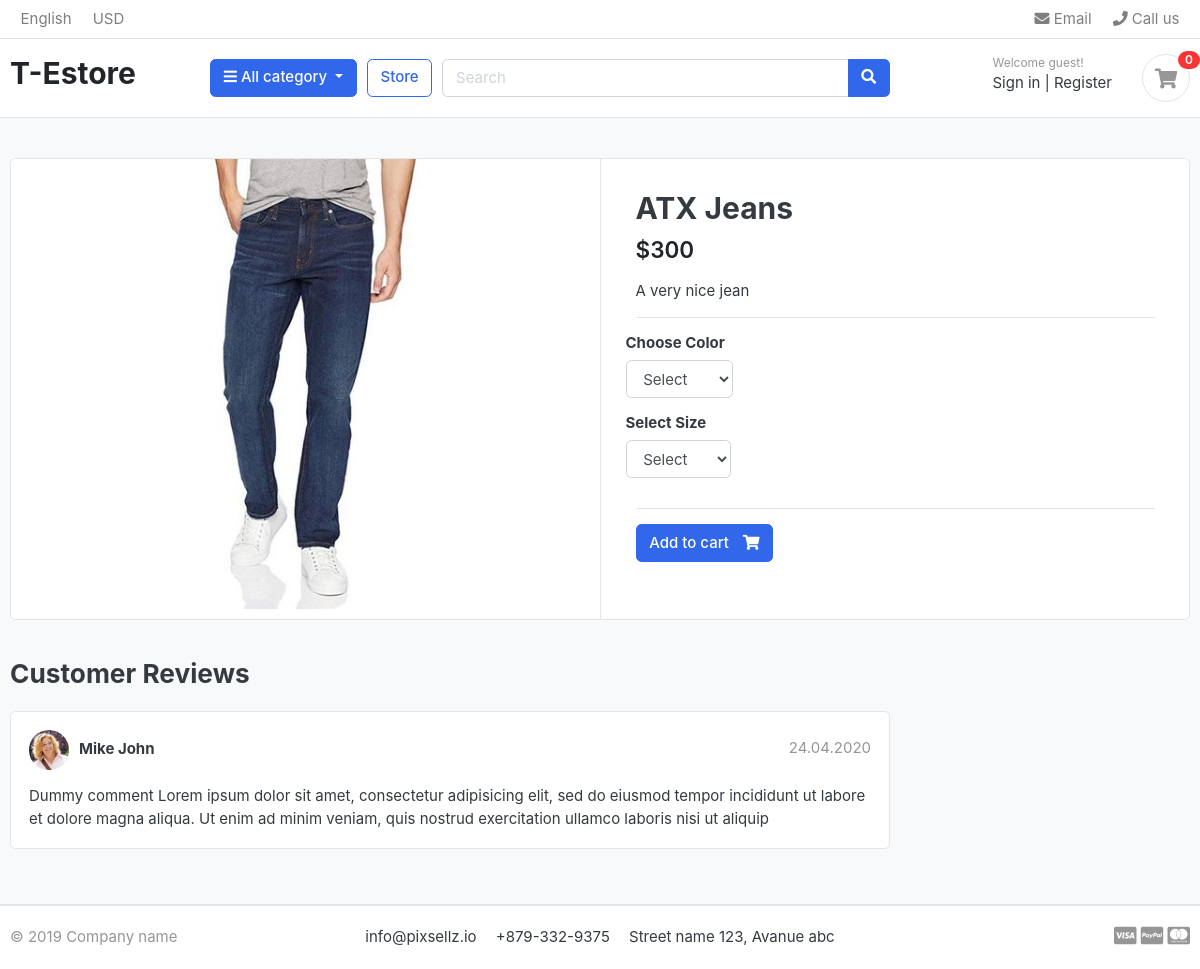
Page /store/cartegory/jeans/atx-jeans/ on the committed database.
### store/models.py (models this page shows, shortened)
class Product(models.Model):
    product_name= models.CharField(max_length=200)
    slug= models.CharField(max_length=100)
    price= models.IntegerField()
    stock=models.IntegerField()
    description= models.TextField()
    created_date=models.DateTimeField(auto_now_add=True)
    modify_date=models.DateTimeField(auto_now=True)
    is_available=models.BooleanField(default=True)
    images=models.ImageField(upload_to='photos/products')
    cartegory=models.ForeignKey(Cartegory, on_delete=models.CASCADE)

### store/views.py (the view)
# urls.py: path('cartegory/<slug:cartegory_slug>/<slug:product_slug>/', views.product_details, name='product_details'),
def product_details(request, cartegory_slug, product_slug):
    try:
        single_product = None
        single_product=Product.objects.get(cartegory__slug=cartegory_slug, slug=product_slug)
        in_cart=CartItem.objects.filter(cart__cart_id=_cart_id(request), product=single_product)
    except Product.DoesNotExist:
        pass
    context={'single_product': single_product, 'in_cart': in_cart}
    return render(request, 'store/product_details.html', context)

### cart/context_processors.py (called while the page is built)
def counters(request):
    cart_count=0
    if 'admin' in request.path:
        return {}
    else:
        try:
            cart=Cart.objects.all().filter(cart_id=_cart_id(request))
            if request.user.is_authenticated:
                cart_items=CartItem.objects.all().filter(user=request.user)
            else:
                cart_items=CartItem.objects.all().filter(cart=cart[:1])
            for cart_item in cart_items:
                cart_count+=cart_item.quantity
        except Cart.DoesNotExist:
            cart_count=0
            pass
    return dict(cart_count=cart_count)

### cart/views.py (called while the page is built)
def _cart_id(request):
    cart=request.session.session_key
    if not cart:
        cart=request.session.create()
    return cart

### cartegory/context_processor.py (called while the page is built)
def menu_links(self):
    links=Cartegory.objects.all()
    return dict(links=links)

### cartegory/models.py (called while the page is built)
    def get_url(self):
        return reverse('product_by_cartegory', args=[self.slug])

### store/models.py (called while the page is built)
    def colors(self):
        return super(VariationManager, self).filter(variation_cartegory='color', is_active=True)

    def sizes(self):
        return super(VariationManager, self).filter(variation_cartegory='size', is_active=True)

### templates/store/product_details.html (shortened to what this page needs)
{% extends 'base.html' %}
{% load static %}
{% block content %}
<section class="section-content padding-y bg">
    <div class="container">
    <div class="card">
        <div class="row no-gutters">
            <aside class="col-md-6">
    <article class="gallery-wrap">
        <div class="img-big-wrap">
           <a href="#"><img src="{{single_product.images.url}}"></a>
        </div>
    </article>
            </aside>
            <main class="col-md-6 border-left">
   <form action="{% url 'add_cart' single_product.id %}" method="POST">
    <article class="content-body">
      <h2 class="title">{{single_product.product_name}}</h2>
      <div class="mb-3">
          <var class="price h4">${{single_product.price}}</var>
      </div>
      <p>{{single_product.description}}</p>
      <hr>
          <div class="row">
              <div class="item-option-select">
                  <h6>Choose Color</h6>
                  <select name="color" id="" class="form-control" required>
                    <option value="" disabled selected>Select</option>
                   </select>
              </div>
          </div>
          <div class="row">
              <div class="item-option-select">
                  <h6>Select Size</h6>
                <select name="size" id="" class="form-control" required>
                  <option value="" disabled selected>Select</option>
                </select>
              </div>
          </div>
          <hr>
          {% if single_product.stock <= 0 %}
          <h2 class="text-danger">Out of Stock</h2>
          {% else %}
          <button type="submit" class="btn  btn-primary"> <span class="text">Add to cart</span> <i class="fas fa-shopping-cart"></i>  </button>
          {% endif %}
      </article>
   </form>
            </main>
        </div>
    </div>
    <br>
    <div class="row">
                <div class="col-md-9">
        <header class="section-heading">
            <h3>Customer Reviews </h3>
        </header>
        <article class="box mb-3">
            <div class="icontext w-100">
                <img src="{% static 'images/avatars/avatar1.jpg' %}" class="img-xs icon rounded-circle">
                <div class="text">
                    <span class="date text-muted float-md-right">24.04.2020 </span>
                    <h6 class="mb-1">Mike John </h6>
                </div>
            </div>
            <div class="mt-3">
                <p>
                    Dummy comment Lorem ipsum dolor sit amet, consectetur adipisicing elit, sed do eiusmod
                    tempor incididunt ut labore et dolore magna aliqua. Ut enim ad minim veniam,
                    quis nostrud exercitation ullamco laboris nisi ut aliquip
                </p>
            </div>
        </article>
        </div>
    </div>
    </div>
    </section>
{% endblock content %}

### static/css/ui.css (style rules this page uses)
html { font-family: "Inter", sans-serif; font-size: 15px; }
.content-body { flex: 1 1 auto; padding: 2rem 2.3rem; }
.img-xs, .img-sm, .img-md, .img-lg { -o-object-fit: cover; object-fit: cover; flex-shrink: 0; flex-grow: 0; }
.img-xs { width: 40px; height: 40px; }
.padding-y { padding-top: 40px; padding-bottom: 40px; }
var { font-style: normal; }
article:after, .form-group:after { display: block; clear: both; content: ""; }
.bg { background-color: #f8f9fa; }
.section-heading { margin-bottom: 20px; margin-top: 15px; }
p:last-child { margin-bottom: 0; }
.btn .text + i { margin-left: 10px; }
.icontext { display: inline-flex; align-items: center; vertical-align: middle; }
.icontext .text { width: 100%; line-height: 1.2; }
.icontext .icon { position: relative; margin-right: 10px; flex-shrink: 0; flex-grow: 0; }
.price { font-weight: 600; color: #212529; }
.box { padding: 18px; background: #fff; border-radius: 0.37rem; border: 1px solid #e4e4e4; }
.box img { max-width: 100%; }
.gallery-wrap .img-big-wrap { margin-bottom: 10px; border-radius: 0.37rem; overflow: hidden; background-color: #fff; }
.gallery-wrap .img-big-wrap a { text-align: center; display: block; }
.gallery-wrap .img-big-wrap img { height: 450px; width: auto; display: inline-block; }
.item-option-select { margin-bottom: 1rem; display: inline-block; margin-right: 15px; }

### rows in the picture
Product: images (picture), product_name "ATX Jeans", price "300", description "A very nice jean"

### other values in the picture
{{ cart_count }} "0"
